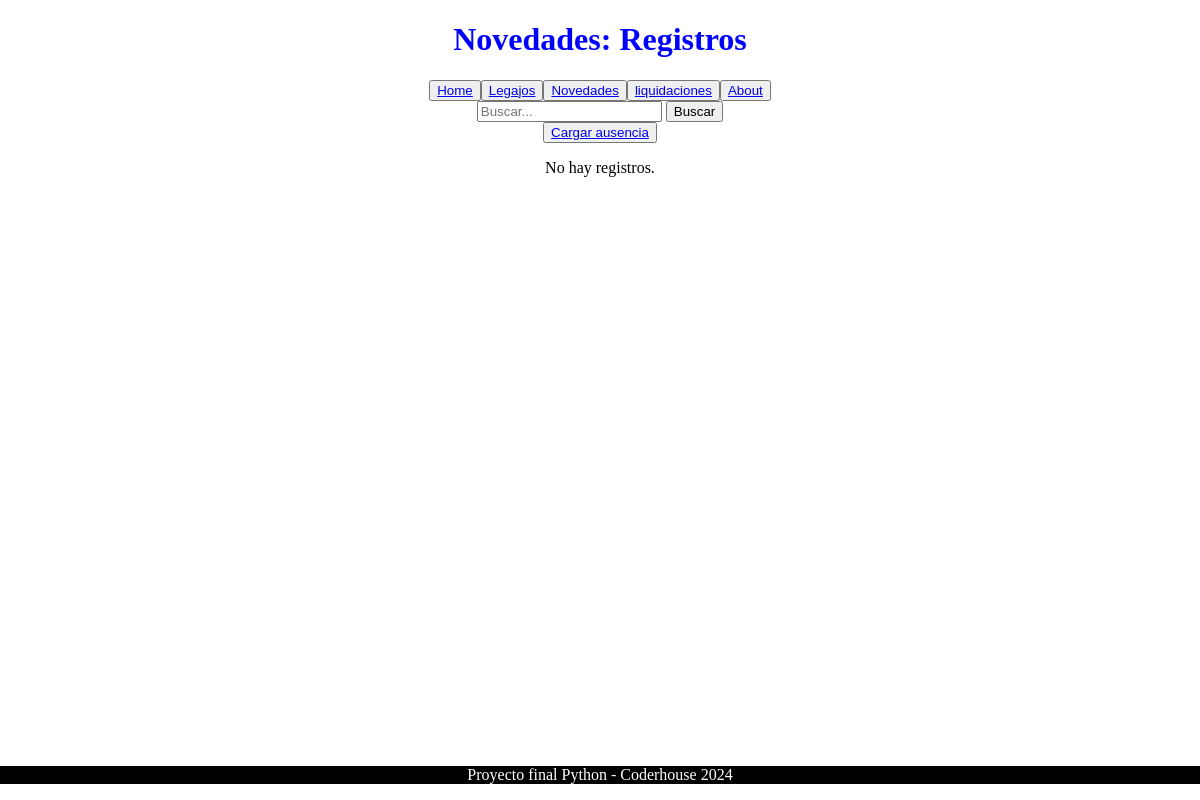
The app's page /novedad/list, older data.
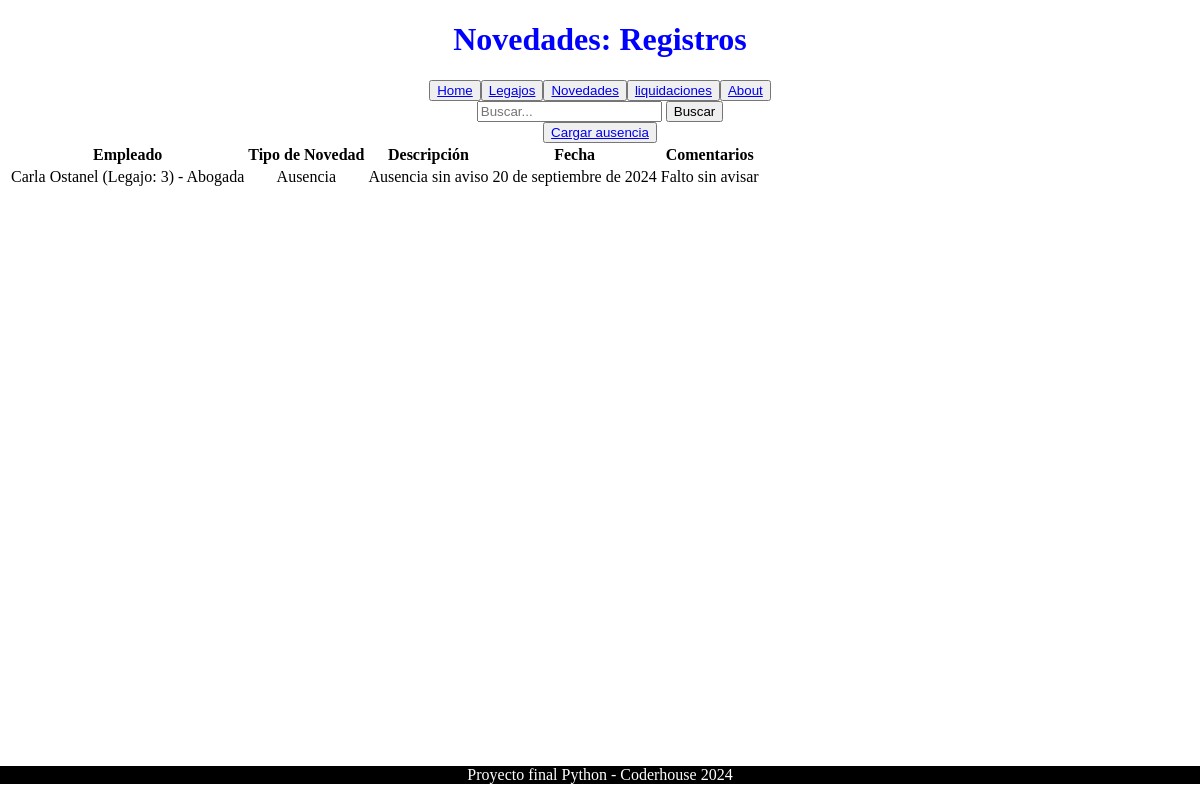
The same page, newer data.
### nominas/models.py (models this page shows, shortened)
class Novedad(models.Model):
    TIPO_NOVEDAD_CHOICES = [
        ('AS', 'Ausencia'),
        ('LI', 'Licencia'),
    ]
    empleado = models.ForeignKey('Empleado', on_delete=models.CASCADE)
    tipo_novedad = models.CharField(max_length=2, choices=TIPO_NOVEDAD_CHOICES)  # Tipo de novedad
    descripcion = models.CharField(max_length=255, blank=True, null=True)  # Descripción adicional (opcional)
    fecha = models.DateField()
    fecha_creacion = models.DateField(auto_now_add=True)  # Fecha de creación automática
    comentarios = models.TextField(blank=True, null=True)  # Comentarios adicionales (opcional)

class Empleado(models.Model):
    SEXO_CHOICES = [
        ('M', 'Masculino'),
        ('F', 'Femenino'),
    ]
    ESTADO_CHOICES = [
        ('A', 'Activo'),
        ('P', 'Pasivo'),
    ]
    MOD_CONTRATACION_CHOICES = [
        ('T', 'Temporal'),
        ('P', 'Permanente'),
    ]
    nro_legajo = models.AutoField(primary_key=True)
    nombre_empleado = models.CharField(max_length=50)
    apellido_empleado = models.CharField(max_length=50)
    dni = models.CharField(max_length=8)
    sexo_empleado = models.CharField(max_length=1, choices=SEXO_CHOICES)  # Elección entre Masculino y Femenino
    celular = models.CharField(max_length=30, blank=True, null=True)
    mail = models.CharField(max_length=50, blank=True, null=True)
    fecha_de_nacimiento = models.DateField(auto_now_add=False, auto_now=False, verbose_name='Fecha de Nacimiento')
    fecha_de_ingreso = models.DateField()
    fecha_de_egreso = models.DateField(blank=True, null=True)
    estado = models.CharField(max_length=1, choices=ESTADO_CHOICES)  # Elección entre Activo y Pasivo
    nacionalidad = models.CharField(max_length=100)  # Campo para ingresar el país a mano
    mod_contratacion = models.CharField(max_length=1, choices=MOD_CONTRATACION_CHOICES, blank=True, null=True)  # Elección entre Temporal y Permanente
    puesto = models.CharField(max_length=100)
    sueldo = models.DecimalField(max_digits=10, decimal_places=2)  # Sueldo en formato de moneda
    def __str__(self):
        return f'{self.nombre_empleado} {self.apellido_empleado} (Legajo: {self.nro_legajo}) - {self.puesto}'

### nominas/views.py (the view)
# urls.py: path("novedad/list", views.novedad_list, name="novedad_list"),
def novedad_list(request):
    query = request.GET.get("q")
    if query:
        novedades = Novedad.objects.filter(
            Q(empleado__nombre_empleado__icontains=query) | Q(empleado__apellido_empleado__icontains=query)
        )
    else:
        novedades = Novedad.objects.all()
    context = {"object_list": novedades}
    return render(request, "nominas/novedad_list.html", context)

### nominas/templates/nominas/novedad_list.html
{% extends 'core/base.html' %}
{% block header %}
Novedades: Registros
{% endblock header %}
{% block main %}
    <form action="{% url 'novedad_list' %}" method="get">
        <input type="text" name="q" placeholder="Buscar...">
        <button type="submit">Buscar</button>
    </form>
    <button>
        <a href="{% url 'novedad_create' %}">Cargar ausencia</a>
    </button>
    <div class="container">
        {% if object_list %}
            <table class="table">
                <thead>
                    <tr>
                        <th>Empleado</th>
                        <th>Tipo de Novedad</th>
                        <th>Descripción</th>
                        <th>Fecha</th>
                        <th>Comentarios</th>
                    </tr>
                </thead>
                <tbody>
                    {% for obj in object_list %}
                        <tr>
                            <td>{{ obj.empleado }}</td>
                            <td>{{ obj.get_tipo_novedad_display }}</td>
                            <td>{{ obj.descripcion }}</td>
                            <td>{{ obj.fecha }}</td>
                            <td>{{ obj.comentarios }}</td>
                        </tr>
                    {% endfor %}
                </tbody>
            </table>
        {% else %}
            <p>No hay registros.</p>
        {% endif %}
    </div>
{% endblock main %}

Row changes from the older to the newer data that the page shows:
added Novedad: empleado "Carla Ostanel (Legajo: 3) - Abogada", tipo_novedad "Ausencia", descripcion "Ausencia sin aviso", fecha "20 de septiembre de 2024", comentarios "Falto sin avisar"
Text that changed along with them:
text no longer shown: "No hay registros."
text now shown: "Empleado Tipo de Novedad Descripción Fecha Comentarios"
